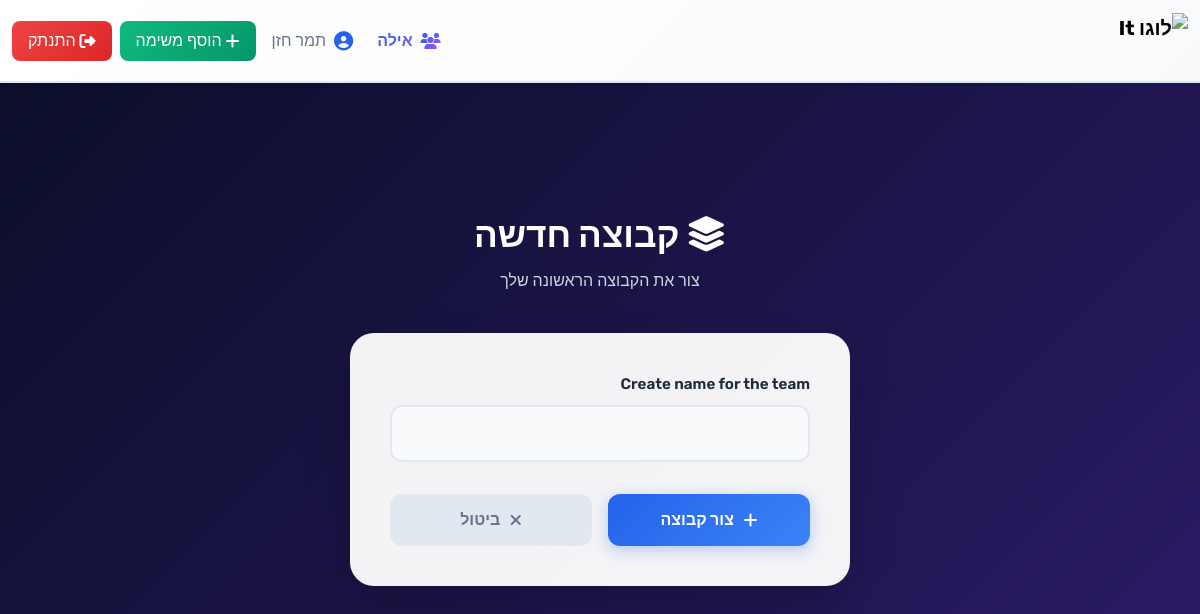
Page /DoIt/CreateTeam/ (signed in) on the committed database.
### App/models.py (models this page shows, shortened)
class User(AbstractUser):
    role = models.CharField(max_length=20, choices=[('Manager', 'Manager'), ('Team_Member', 'Team_Member')], null=True)
    team = models.ForeignKey("Team", on_delete=models.CASCADE, null=True)

class Team(models.Model):
    team_name = models.CharField(max_length=100, unique=True)

### App/views.py (the view)
# urls.py: path("CreateTeam/", views.create_team, name="create_team"),
def create_team(request):
    User = get_user_model()
    user_data = request.session.get('temp_user_data')
    if not user_data:
        return redirect('sign_up')
    if request.method == 'POST':
        form = AddTeamForm(request.POST)
        if form.is_valid():
            try:
                with transaction.atomic():
                    team_name_val = form.cleaned_data['team_name']
                    if Team.objects.filter(team_name=team_name_val).exists():
                        form.add_error('team_name', 'This team name already exists')
                    else:
                        new_team = Team.objects.create(team_name=team_name_val)
                        user = User.objects.create_user(
                            username=user_data['email'],
                            email=user_data['email'],
                            password=user_data['password'],
                            first_name=user_data['first_name'],
                            last_name=user_data['last_name'],
                            role=user_data['role'],
                            team=new_team
                        )
                        del request.session['temp_user_data']
                        login(request, user)
                        return redirect('get_tasks')
            except Exception as e:
                form.add_error(None, str(e))
    else:
        form = AddTeamForm()
    return render(request, 'Team/CreateTeam.html', {'form': form})

### App/forms.py
class AddTeamForm(forms.ModelForm):
    class Meta:
        model = Team
        fields = ["team_name"]
        labels = {'team_name': 'Create name for the team'}

### templates/Team/CreateTeam.html (shortened to what this page needs)
{% load static %}
<!DOCTYPE html>
<html lang="he" dir="rtl">
<head>
    <link rel="stylesheet" href="https://cdn.jsdelivr.net/npm/bootstrap@5.3.0/dist/css/bootstrap.rtl.min.css">
    <link rel="stylesheet" href="https://cdnjs.cloudflare.com/ajax/libs/font-awesome/6.4.0/css/all.min.css">
</head>
<body>
    {% include "component/Nav.html" %}
    <main>
        <div class="container-team">
            <div class="team-header">
                <h1><i class="fas fa-layer-group"></i> קבוצה חדשה</h1>
                <p>צור את הקבוצה הראשונה שלך</p>
            </div>
            <div class="card-form">
                <form method="post">
                    {% for field in form %}
                        {% if field.widget.input_type != 'hidden' %}
                            <div class="form-group">
                                <label for="{{ field.id_for_label }}">{{ field.label }}</label>
                                {{ field }}
                            </div>
                        {% endif %}
                    {% endfor %}
                    <div class="form-actions">
                        <button type="submit" class="btn-team btn-submit">
                            <i class="fas fa-plus"></i> צור קבוצה
                        </button>
                        <a href="{% url 'sign_up' %}" class="btn-team btn-cancel">
                            <i class="fas fa-times"></i> ביטול
                        </a>
                    </div>
                </form>
            </div>
        </div>
    </main>
</body>
</html>

### templates/component/Nav.html (shortened to what this page needs)
{% load static %}
<nav class="navbar navbar-expand-lg fixed-top navbar-light shadow-sm" style="background: linear-gradient(135deg, #ffffff 0%, #f8fafc 100%); border-bottom: 2px solid rgba(37, 99, 235, 0.15);">
  <div class="container-fluid">
    <a class="navbar-brand d-flex align-items-center fw-bold" href="{% url 'welcome' %}" style="text-decoration: none;">
      <img src="{% static 'My-App/images/DoIt.gif' %}?t={% now 'U' %}" alt="לוגו DoIt" height="55" class="me-2 logo-gif glow" style="max-width: 70px; animation: glow 2s ease-in-out infinite;">
    </a>
    <div class="collapse navbar-collapse" id="mainNavbar">
      <ul class="navbar-nav ms-auto mb-2 mb-lg-0">
        {% if user.is_authenticated %}
          <li class="nav-item me-2">
            <span class="nav-link d-flex align-items-center" style="background: linear-gradient(135deg, #2563eb 0%, #a855f7 100%); -webkit-background-clip: text; -webkit-text-fill-color: transparent; background-clip: text; font-weight: 700; animation: fadeIn 0.6s ease-out;">
              <i class="fas fa-users me-2" style="background: linear-gradient(135deg, #2563eb, #a855f7); -webkit-background-clip: text; -webkit-text-fill-color: transparent; background-clip: text;"></i>
              {{ user.team.team_name }}
            </span>
          </li>
          <li class="nav-item me-2">
            <span class="nav-link d-flex align-items-center" style="color: #64748b; animation: fadeIn 0.7s ease-out;">
              <i class="fas fa-user-circle me-2" style="color: #2563eb; font-size: 1.2rem;"></i>
              {{ user.first_name }} {{ user.last_name }}
            </span>
          </li>
          {% if user.role == 'Manager' %}
          <li class="nav-item me-2">
            <a class="nav-link d-flex align-items-center" href="{% url 'add_task' %}" style="background: linear-gradient(135deg, #10b981 0%, #059669 100%); color: white; border-radius: 0.5rem; padding: 0.5rem 1rem; transition: all 0.3s ease; animation: slideDown 0.6s ease-out;">
              <i class="fas fa-plus me-1"></i>
              <span>הוסף משימה</span>
            </a>
          </li>
          {% endif %}
          <li class="nav-item">
            <a class="nav-link d-flex align-items-center" href="{% url 'logout' %}" style="background: linear-gradient(135deg, #ef4444 0%, #dc2626 100%); color: white; border-radius: 0.5rem; padding: 0.5rem 1rem; transition: all 0.3s ease; animation: slideDown 0.7s ease-out;">
              <i class="fas fa-sign-out-alt me-1"></i>
              <span>התנתק</span>
            </a>
          </li>
        {% endif %}
      </ul>
    </div>
  </div>
</nav>

### templates/Team/CreateTeam.html (style rules this page uses)
* { font-family: 'Rubik', sans-serif; }
body { min-height: 100vh; background: linear-gradient(135deg, #0a0e27, #2d1b69); display: flex; flex-direction: column; margin: 0; padding: 0; }
main { flex: 1; display: flex; align-items: center; justify-content: center; padding: 2rem 1rem; }
.container-team { width: 100%; max-width: 500px; }
.team-header { text-align: center; margin-bottom: 2.5rem; animation: fadeIn 0.8s ease-out; }
.team-header h1 { font-size: 2.2rem; font-weight: 800; color: white; margin-bottom: 0.8rem; }
.team-header p { color: #cbd5e1; font-size: 1rem; }
.card-form { background: rgba(255, 255, 255, 0.95); border-radius: 1.5rem; padding: 2.5rem; border: none; box-shadow: 0 25px 50px rgba(0, 0, 0, 0.2); animation: slideUp 0.8s ease-out; }
.form-group { margin-bottom: 1.5rem; }
label { display: block; font-weight: 600; color: #1e293b; margin-bottom: 0.6rem; font-size: 0.95rem; }
input[type="text"], input[type="email"], textarea { width: 100%; padding: 0.9rem; border: 2px solid #e2e8f0; border-radius: 0.75rem; font-size: 1rem; font-family: inherit; transition: all 0.3s ease; background: #f8fafc; }
.form-actions { display: flex; gap: 1rem; margin-top: 2rem; }
.btn-team { flex: 1; padding: 0.9rem; border: none; border-radius: 0.75rem; font-size: 1rem; font-weight: 600; cursor: pointer; transition: all 0.3s ease; display: flex; align-items: center; justify-content: center; gap: 0.6rem; text-decoration: none; }
.btn-submit { background: linear-gradient(135deg, #2563eb, #3b82f6); color: white; box-shadow: 0 4px 15px rgba(37, 99, 235, 0.3); }
.btn-cancel { background: #e2e8f0; color: #64748b; }

### templates/component/Nav.html (style rules this page uses)
.nav-link { transition: all 0.3s ease; }

### rows in the picture
User: team.team_name "אילה", first_name "תמר", last_name "חזן"

### other values in the picture
{{ field.label }} "Create name for the team"
